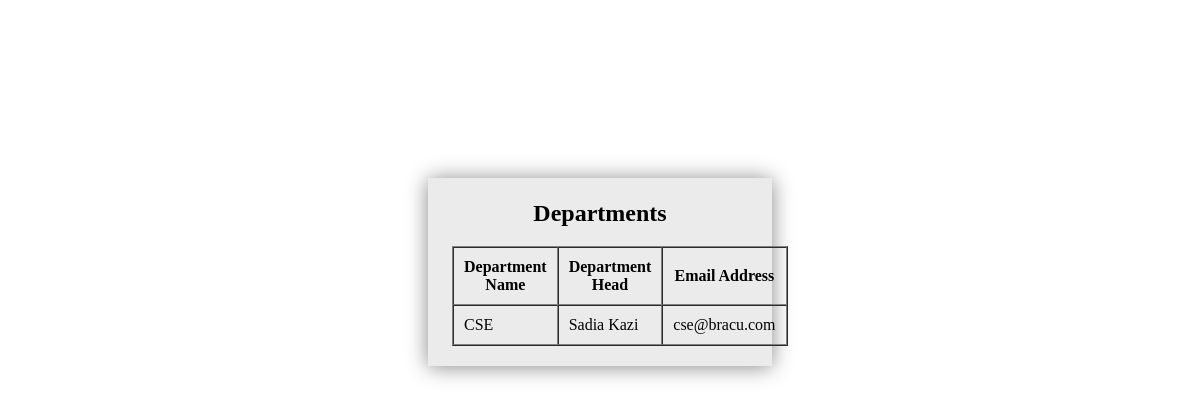
The app's page /department_list.php, older data.
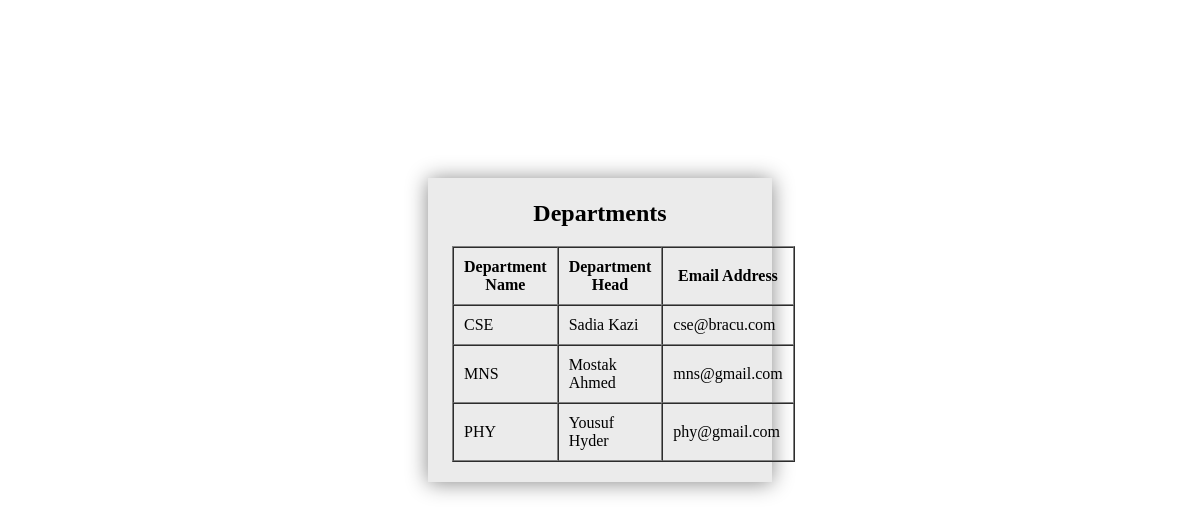
The same page, newer data.
### tables this page shows
CREATE TABLE `department` (
  `name` varchar(100) NOT NULL,
  `pin` int(100) NOT NULL,
  `head` varchar(100) NOT NULL,
  `email` varchar(100) NOT NULL,
  `designation` varchar(100) NOT NULL
);

### department_list.php (the view, shortened to what this page needs)
<!DOCTYPE html>
<html lang="en">
    <head>
    </head>
    <body background="img/bracubackground.jpg">
        <div class="module">
            <h2><center>Departments</center></h2>
            <?php
            require_once('dbconnect.php');
            $sql = "SELECT name, head, email from department";
            $result = mysqli_query($conn, $sql);
            ?>
            <table border ="1" cellspacing="0" cellpadding="10">
                <tr>
                    <th>Department Name</th>
                    <th>Department Head</th>
                    <th>Email Address</th>
                </tr>
                <?php
                if (mysqli_num_rows($result) > 0) {
                    while($row = mysqli_fetch_assoc($result)) {
                        ?>
                        <tr>
                        <td><?php echo $row['name']; ?> </td>
                        <td><?php echo $row['head']; ?> </td>
                        <td><?php echo $row['email']; ?> </td>
                        <tr>
                <?php
                        }
                    }
                ?>
            </table>
        </div>
    </body>
</html>

Row changes from the older to the newer data that the page shows:
added department: name "MNS", head "Mostak Ahmed", email "mns@gmail.com"
added department: name "PHY", head "Yousuf Hyder", email "phy@gmail.com"
